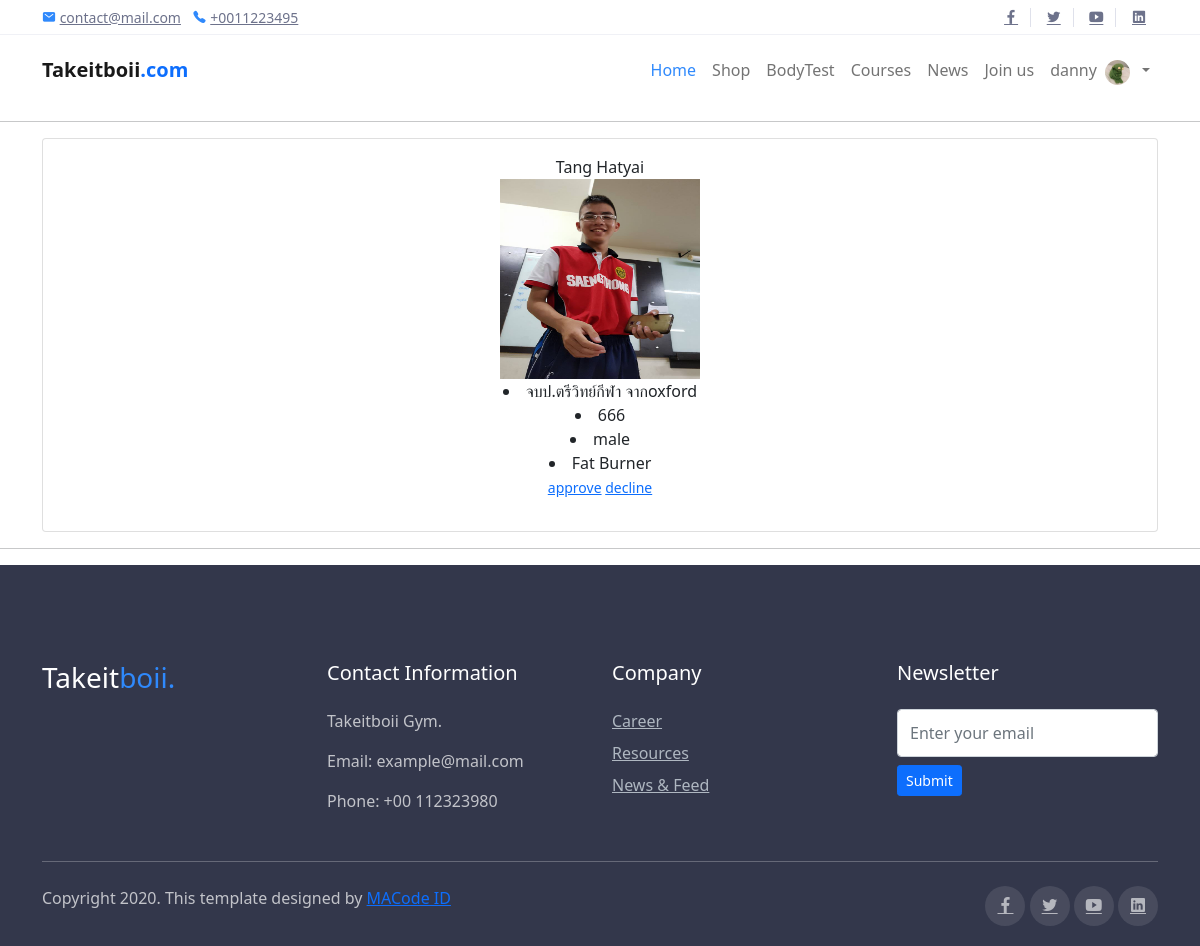
The page /administrator/job/12 (signed in) on the database its author committed.
### Users/models.py (models this page shows, shortened)
class Customer(models.Model):
    user = models.OneToOneField(User, on_delete=models.CASCADE, blank=True)
    owned = models.ForeignKey('Courses.Course', on_delete=models.CASCADE,
                              blank=True, related_name="study", null=True)
    weight = models.FloatField(default=0)
    height = models.FloatField(default=0)
    bmi = models.FloatField(default=0)
    trainer = models.ForeignKey('Trainer.Trainer', on_delete=models.CASCADE,related_name="my_trainer", null=True, blank=True)
    track_customer = models.OneToOneField(
        'Tracking.Tracks', related_name="tracks_owner", on_delete=models.SET_NULL, null=True, blank=True)
    profile_pic = models.ImageField(null=True, blank=True, default="user_default_pic.jfif")
    last_login = models.DateTimeField(auto_now=False, auto_now_add=True)

### Trainer/models.py (models this page shows, shortened)
class Trainer(models.Model):
    user = models.OneToOneField(User, on_delete=models.CASCADE, blank=True)
    age = models.PositiveIntegerField(default=0)
    gender = models.CharField(max_length=20)
    bio = models.CharField(max_length=250, null=True)
    specialist = models.CharField(max_length=100)
    tel = models.CharField(max_length=10, null=True)
    approve = models.BooleanField(default=False)
    profile_pic = models.ImageField(null=True, blank=True, default="trainer_default_pic.jpg")
    videocall_link = models.CharField(max_length=200,null=True, blank=True)

### administrator/views.py (the view)
# urls.py: path("job/<int:id>",views.applicant_info,name="applicant_info"),
def applicant_info(request,id):
    select_user = Trainer.objects.filter(id=id)
    return render(request, 'administrator/applicant_info.html', {'select_user': select_user})

### administrator/templates/administrator/applicant_info.html
{% extends "home/layout.html" %}
{% load static %}
{% block body %}
<hr>
<div class="container">
    <div class="card text-center">
        <div class="card-body">
            <table class="table">
                {% for mem in select_user %}
                <div>{{ mem.user.first_name }} {{mem.user.last_name}} </div>
                <img class='profile-pic' src='{{mem.profile_pic.url}}' width="200" height="200">
                <li>{{mem.bio}}</li>
                <li>{{mem.tel}}</li>
                <li>{{mem.gender}}</li>
                <li>{{mem.specialist}}</li>
                <small><a href="{% url 'administrator:approve'  mem.id %}">approve</a></small>
                <small> <a href="{% url 'administrator:decline'  mem.id %}">decline</a></small>
                {% endfor %}
            </table>
        </div>
    </div>
</div>
<hr>
{% endblock %}

### home/templates/home/layout.html (shortened to what this page needs)
<!DOCTYPE html>
<html>
{% load static %}
<head>
  <link rel="stylesheet" href="{% static 'assets/css/bootstrap.css' %}">
  <link rel="stylesheet" href="{% static 'assets/css/maicons.css' %}">
  <link rel="stylesheet" href="{% static 'assets/vendor/animate/animate.css' %}">
  <link rel="stylesheet" href="{% static 'assets/vendor/owl-carousel/css/owl.carousel.css' %}">
  <link rel="stylesheet" href="{% static 'assets/vendor/fancybox/css/jquery.fancybox.css' %}">
  <link rel="stylesheet" href="{% static 'assets/css/theme.css' %}">
  <link href="https://cdn.jsdelivr.net/npm/bootstrap@5.1.3/dist/css/bootstrap.min.css" rel="stylesheet"
>
</head>
<body>
  <header>
    <div class="top-bar">
      <div class="container">
        <div class="row align-items-center">
          <div class="col-md-8">
            <div class="d-inline-block">
              <span class="mai-mail fg-primary"></span> <a href="mailto:contact@mail.com">contact@mail.com</a>
            </div>
            <div class="d-inline-block ml-2">
              <span class="mai-call fg-primary"></span> <a href="tel:+0011223495">+0011223495</a>
            </div>
          </div>
          <div class="col-md-4 text-right d-none d-md-block">
            <div class="social-mini-button">
              <a href="#"><span class="mai-logo-facebook-f"></span></a>
              <a href="#"><span class="mai-logo-twitter"></span></a>
              <a href="#"><span class="mai-logo-youtube"></span></a>
              <a href="#"><span class="mai-logo-linkedin"></span></a>
            </div>
          </div>
        </div>
      </div>
    </div>
    <nav class="navbar navbar-expand-lg navbar-light">
      <div class="container">
        <a href="{% url 'home:index' %}" class="navbar-brand">Takeitboii<span class="text-primary">.com</span></a>
        <div class="navbar-collapse collapse" id="navbarContent">
          <ul class="navbar-nav ml-auto pt-3 pt-lg-0">
            <li class="nav-item active">
              <a href="{% url 'home:index' %}" class="nav-link">Home</a>
            </li>
            <li class="nav-item">
              <a href="{% url 'Shop:shop_list' %}" class="nav-link">Shop</a>
            </li>
            <li class="nav-item">
              <a href="{% url 'feature:bdTest' %}" class="nav-link">BodyTest</a>
            </li>
            <li class="nav-item">
              <a href="{% url 'Courses:course_list' %}" class="nav-link">Courses</a>
            </li>
            <li class="nav-item">
              <a href="{% url 'News:news-list' %}" class="nav-link">News</a>
            </li>
            <li class="nav-item">
              <a href="{% url 'Trainer:apply' %}" class="nav-link">Join us</a>
            </li>
            {%if request.user.is_authenticated %}
            <li class="nav-item">
              <a class="nav-link"> {{request.user.username}}</a>
            </li>
            {% if request.user.customer %}
            {% if request.user.customer.profile_pic %}
            <img class='profile-pic-home' src="{% static request.user.customer.profile_pic.url %}">
            {% else %}
            <img class='profile-pic-home' src="{% static 'images/user_default_pic.jfif' %}">
            {% endif %}
            {%else%}
            {% if request.user.trainer.profile_pic %}
            <img class='profile-pic-home' src='{% static request.user.trainer.profile_pic.url %}'>
            {% else %}
            <img class='profile-pic-home' src="{% static 'images/trainer_default_pic.jpg' %}">
            {% endif %}
            {% endif %}
            <li class="nav-item">
            <li class="nav-item dropdown">
              <a class="nav-link dropdown-toggle" href="#" id="navbarDropdown" role="button" data-bs-toggle="dropdown"
                aria-expanded="false">
              </a>
                {% if request.user.is_superuser %}
                <li><a class="dropdown-item" href="{% url 'administrator:profile' %}">profile</a></li>
                <li><a class="dropdown-item" href="{% url 'Users:logout' %}">Log out</a></li>
                {% else %}
            </li>
            {% endif %}
            {% endif %}
          </ul>
        </div>
      </div>
    </nav>
    {% block body %}
    {% endblock %}
    <footer class="page-footer">
      <div class="container">
        <div class="row">
          <div class="col-lg-3 py-3">
            <h3>Takeit<span class="fg-primary">boii.</span></h3>
          </div>
          <div class="col-lg-3 py-3">
            <h5>Contact Information</h5>
            <p>Takeitboii Gym.</p>
            <p>Email: example@mail.com</p>
            <p>Phone: +00 112323980</p>
          </div>
          <div class="col-lg-3 py-3">
            <h5>Company</h5>
            <ul class="footer-menu">
              <li><a href="#">Career</a></li>
              <li><a href="#">Resources</a></li>
              <li><a href="#">News & Feed</a></li>
            </ul>
          </div>
          <div class="col-lg-3 py-3">
            <h5>Newsletter</h5>
            <form action="#">
              <input type="text" class="form-control" placeholder="Enter your email">
              <button type="submit" class="btn btn-primary btn-sm mt-2">Submit</button>
            </form>
          </div>
        </div>
        <hr>
        <div class="row mt-4">
          <div class="col-md-6">
            <p>Copyright 2020. This template designed by <a href="https://macodeid.com">MACode ID</a></p>
          </div>
          <div class="col-md-6 text-right">
            <div class="sosmed-button">
              <a href="#"><span class="mai-logo-facebook-f"></span></a>
              <a href="#"><span class="mai-logo-twitter"></span></a>
              <a href="#"><span class="mai-logo-youtube"></span></a>
              <a href="#"><span class="mai-logo-linkedin"></span></a>
            </div>
          </div>
        </div>
      </div>
    </footer>
</body>
</html>

### static/assets/css/theme.css (style rules this page uses)
body { font-family: "Open Sans", sans-serif; font-weight: 400; line-height: 1.65; color: #2d2f38; }
a { color: #4B74FE; text-decoration: none; background-color: transparent; }
h1, .h1, h2, .h2, h3, .h3, h4, .h4, h5, .h5, h6, .h6 { line-height: 1.3; }
.fg-primary { color: #2F89FC !important; }
.btn { padding: 10px 28px; -webkit-transition: all 0.2s ease; transition: all 0.2s ease; }
.btn-primary { color: #fff; background-color: #2F89FC; border-color: #2F89FC; }
.navbar { min-height: 70px; }
.navbar-brand { font-weight: 600; padding-top: 10px; padding-bottom: 10px; }
.navbar-nav { margin-top: 10px; border-top: 1px solid #e4e7ee; -ms-flex-negative: 0; flex-shrink: 0; }
.navbar-nav .nav-link { -webkit-transition: all .2s ease; transition: all .2s ease; }
.navbar-light .navbar-nav .nav-link { color: rgba(109, 114, 139, 0.75); }
.navbar-light .navbar-nav .show > .nav-link, .navbar-light .navbar-nav .active > .nav-link, .navbar-light .navbar-nav .nav-link.show, .navbar-light .navbar-nav .nav-link.active { color: #2F89FC; }
@media (min-width: 992px) { .navbar-expand-lg .navbar-nav { margin-top: 0; border-top: none; } }
@media (min-width: 992px) { .navbar-expand-lg .navbar-nav .nav-link { padding-right: 1rem; padding-left: 1rem; } }
@media (min-width: 992px) { .navbar-expand-lg .navbar-nav { -webkit-box-align: center; -ms-flex-align: center; align-items: center; } }
.form-control { padding: 8px 15px; height: calc(1.5em + 1.375rem + 2px); border-color: #dee1e6; }
.top-bar { display: block; height: 35px; border-bottom: 1px solid #f0f1f6; font-size: 14px; }
.top-bar .container, .top-bar .row { height: 100%; }
.top-bar a { color: #6D728B; }
.social-mini-button a { padding-left: 12px; padding-right: 12px; }
.social-mini-button a:not(:last-child) { border-right: 1px solid #dfe1eb; }
.page-footer { position: relative; display: block; padding-top: 80px; padding-bottom: 20px; background-color: #33374B; color: #fff; }
.page-footer hr { border-color: #464B61; }
.page-footer h5 { margin-bottom: 24px; }
.page-footer p { color: rgba(255, 255, 255, 0.7); }
.footer-menu { position: relative; padding-left: 0; list-style: none; }
.footer-menu li { margin-bottom: 8px; }
.footer-menu a { color: #AFB7C1; }
.sosmed-button a { display: inline-block; width: 40px; height: 40px; line-height: 40px; text-align: center; border-radius: 50%; background-color: rgba(255, 255, 255, 0.1); color: rgba(255, 255, 255, 0.6); outline: none !important; }

### home/templates/home/layout.html (style rules this page uses)
.profile-pic-home { margin-top: 5px; width: 25px; height: 25px; overflow: hidden; -webkit-border-radius: 50%; -moz-border-radius: 50%; -ms-border-radius: 50%; -o-border-radius: 50%; border-radius: 50%; }

### rows shown on the page
Trainer: user.first_name "Tang", user.last_name "Hatyai", profile_pic (picture), bio "จบป.ตรีวิทย์กีฬา จากoxford", tel "666", gender "male", specialist "Fat Burner"

### other values the page prints
{{ request.user.username }} "danny"
